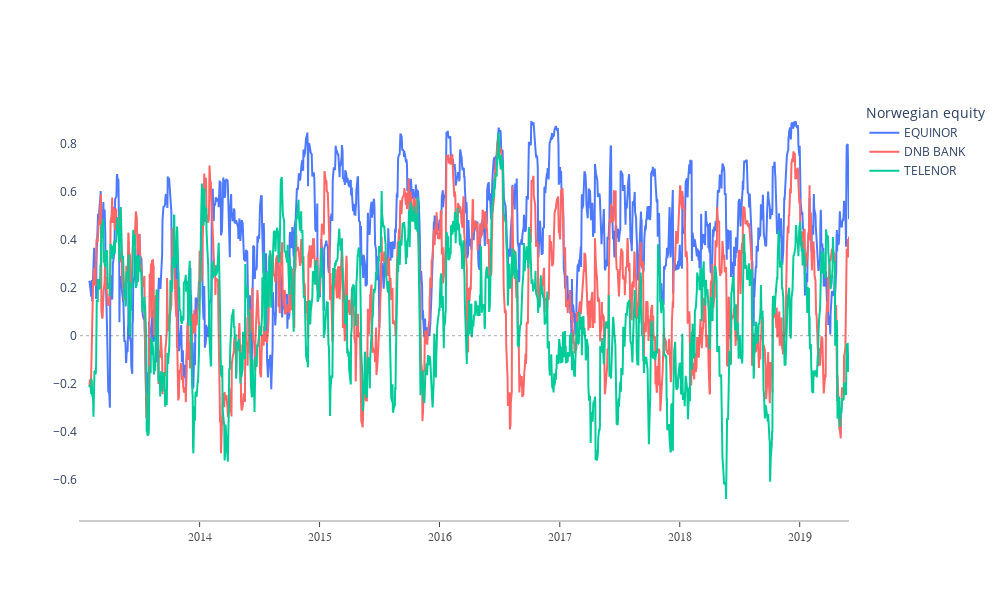

Write notebook code for a chart like this one.
### Code cell
num_eqt = 3
window = 20
FR = df['Brent Europe'][:'2019-06']

c_1 = '#4d79ff'
c_2 = '#ff6666'
c_3 = '#00cc99'
c_4 = '#ac00e6'

fig = go.Figure()

EQUINOR = FR.rolling(window).corr(equities_obx_returns['EQUINOR'])[:'2019-06-01']
DNB_BANK = FR.rolling(window).corr(equities_obx_returns['DNB BANK'])[:'2019-06-01']
TELENOR = FR.rolling(window).corr(equities_obx_returns['TELENOR'])[:'2019-06-01']

### 1
fig.add_scatter(x = EQUINOR.index,
                y = EQUINOR,
                name = 'EQUINOR',
                line = dict(color=c_1, width=2, dash='solid')
               )

### 2
fig.add_scatter(x = DNB_BANK.index,
                y = DNB_BANK,
                name = 'DNB BANK',
                line = dict(color=c_2, width=2, dash='solid')
               )
### 3
fig.add_scatter(x = TELENOR.index,
                y = TELENOR,
                name = 'TELENOR',
                line = dict(color=c_3, width=2, dash='solid')
               )

fig.update_layout(
    xaxis=dict(
        showline=True,
        showgrid=False,        # hide grid x-lines
        showticklabels=True,
        linecolor='rgb(204, 204, 204)',
        linewidth=2,
        ticks='outside',
        tickfont=dict(
            family='Arial',
            size=12,
            color='rgb(82, 82, 82)'
        ),
        
    ),
    yaxis=dict(
        showgrid=True,
        zeroline=True,
        showline=True,
        showticklabels=True
    ),
#     autosize=False,
#     margin=dict(
#         autoexpand=False,
#         ### size specifics
#         l = 100,           # left margin  --> in px, default = 80 
#         r = 200,            # right margin --> in px, default = 80
#         t = 110,           # top margin   --> in px, default = 100
#         b = 80,            # bottom margin--> in px, default = 80
#     ),
    showlegend=True,
    plot_bgcolor='white'

)
fig.add_hline(y=0, line_width=0.5, line_dash="dot", line_color="rgb(82, 82, 82)")
fig.update_traces(textposition="bottom right")
fig.update_layout(height=600, width=1000,
                  legend = {'title': 'Norwegian equity'})
fig.show()

### Figure 1 — Plotly figure (JSON) as saved in the notebook; plotly's stock layout.template omitted (floating-point values rounded to 4 significant figures; data arrays with more than 128 entries replaced by an {"elided": "..."} marker saying what was removed)
{"data": [{"line": {"color": "#4d79ff", "dash": "solid", "width": 2}, "name": "EQUINOR", "textposition": "bottom right", "type": "scatter", "x": {"elided": "1673 str values"}, "y": {"elided": "1673 float values"}}, {"line": {"color": "#ff6666", "dash": "solid", "width": 2}, "name": "DNB BANK", "textposition": "bottom right", "type": "scatter", "x": {"elided": "1673 str values"}, "y": {"elided": "1673 float values"}}, {"line": {"color": "#00cc99", "dash": "solid", "width": 2}, "name": "TELENOR", "textposition": "bottom right", "type": "scatter", "x": {"elided": "1673 str values"}, "y": {"elided": "1673 float values"}}], "layout": {"height": 600, "legend": {"title": {"text": "Norwegian equity"}}, "plot_bgcolor": "white", "shapes": [{"line": {"color": "rgb(82, 82, 82)", "dash": "dot", "width": 0.5}, "type": "line", "x0": 0, "x1": 1, "xref": "x domain", "y0": 0, "y1": 0, "yref": "y"}], "showlegend": true, "width": 1000, "xaxis": {"linecolor": "rgb(204, 204, 204)", "linewidth": 2, "showgrid": false, "showline": true, "showticklabels": true, "tickfont": {"color": "rgb(82, 82, 82)", "family": "Arial", "size": 12}, "ticks": "outside"}, "yaxis": {"showgrid": true, "showline": true, "showticklabels": true, "zeroline": true}}}
